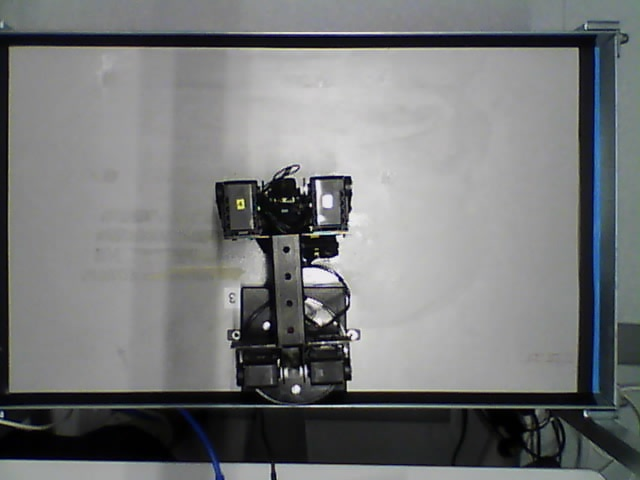
#> input picture python_modules/baggrund.jpeg, 640 x 480 px
$ python testObjectDetection.py baggrund.jpeg
#> lines starting #> are read from the running program, lines starting #| are printed output that depends on the picture; after the words box and inside, x2 and y2 are one past the last pixel; in counts of white or black regions, pixels touching at a corner belong together
### python_modules/objectDetection.py
import cv2
import os
import sys
import numpy as np

class Circle:
    def __init__(self, x, y, radius):
        self.x = x
        self.y = y
        self.radius = radius

# We should have some validation rules:
# Exclude objects out of bounds
# If we find more circles/crosses than pieces we need to exclude the
# worst entries...

class ObjectDetector:
    def __init__(self, image_path , debug = False):
        self.debug = debug
        self.load_image(image_path)

    def load_image(self, path):
        self.image = get_from_file(path)
#> in get_from_file, returned value is the input picture: shape (480, 640, 3); mean B, G, R 120.1, 119.4, 117.5
        self.image_gray = get_gray_image(self.image)
#> in get_gray_image, `gray_image = cv2.cvtColor(image, cv2.COLOR_BGR2GRAY)`:
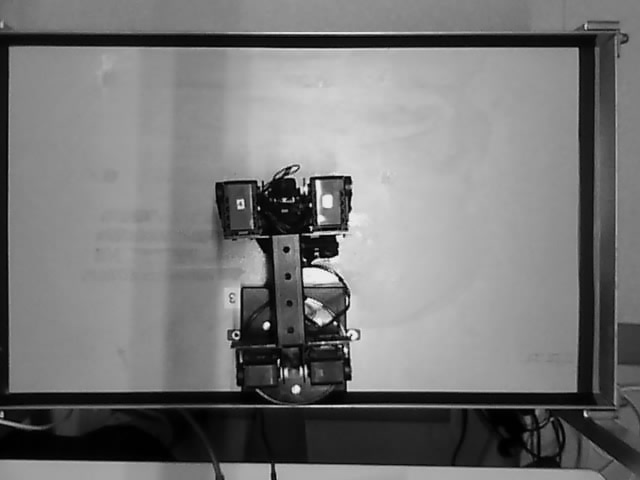
#> gray_image: shape (480, 640); min 0, max 254, mean 118.9
        if self.debug:
            displayImg(self.image)
            displayImg(self.image_gray)

    # Find circles using cv2.HoughCircles. Fixed params for now
    # [25 lines left out: function find_circles_hough, not called in this run]

    def find_crosses_black(self, black_thresh = 75, passes=1):
#> called with black_thresh = 75, passes = 3
        img = self.image.copy()
        gray = self.image_gray.copy()

        blur = cv2.medianBlur(gray, 5)

        results = []

        for i in range(passes):
            thresh = cv2.threshold(blur, black_thresh + i*20, 255, cv2.THRESH_BINARY_INV)[1]
            #t2 = cv2.adaptiveThreshold(blur, 255, cv2.ADAPTIVE_THRESH_GAUSSIAN_C, cv2.THRESH_BINARY, 11, 2)
            kernel = cv2.getStructuringElement(cv2.MORPH_ELLIPSE, (3,3))

            o = cv2.morphologyEx(thresh, cv2.MORPH_OPEN, kernel, iterations=1)
            #o2 = cv2.morphologyEx(t2, cv2.MORPH_OPEN, kernel, iterations=1)

            contours, hierarchy = cv2.findContours(o, cv2.RETR_TREE, cv2.CHAIN_APPROX_SIMPLE)

            contour_result = o.copy()
            contour_result = cv2.cvtColor(contour_result, cv2.COLOR_GRAY2BGR)
            i = 0

            circles = []

            # Iterate through contours and try to find crosses with appropriate radius
            for contour in contours:
                print(i)
                i += 1
                arclength = cv2.arcLength(contour, False)
                area = cv2.contourArea(contour)
                # if(area < 180): continue
                # Calculate the center and radius of the circle
                (x, y), radius = cv2.minEnclosingCircle(contour)
                center = (int(x), int(y))
                radius = int(radius)


                # Check for a black hole in the middle
                # Assuming the center pixel represents the hole
                center_value = o[int(y), int(x)]
                print("arc: ", arclength, ", area: ", area, " convex: ", cv2.isContourConvex(contour))
                if (100 < arclength < 200) and (700 < area < 1400):  # Assuming black holes have pixel value 0 (adjust if needed)
                        # Draw the circle on the copy of the input image
                        # cv2.circle(white_circles_BGR, center, radius, (0, 0, 255), 2)
                        if self.debug:
                            # displayContour(contour)
                            cv2.circle(contour_result, center, radius, (255, 0, 0), 2)
                        circles.append(Circle(x, y, radius))

                results.append(circles)

            if self.debug:
                displayImg(thresh)
                displayImg(o)
                displayImg(contour_result)
#> this loop made 3 passes
#> pass 1, in find_crosses_black, `thresh = cv2.threshold(blur, black_thresh + i*20, 255, cv2.THRESH_BINA..`:
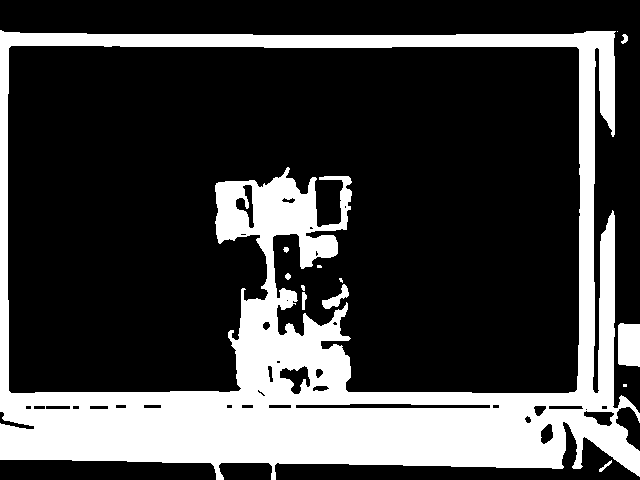
#> thresh: shape (480, 640); 25.9% white; 13 white regions (5 under 20 px), largest, box (x1, y1, x2, y2) and area: (0, 30, 640, 480) 78152, (618, 323, 640, 367) 920, (322, 284, 349, 309) 257
#> pass 1, in displayImg (call 5), `cv2.imshow(name, img)`:
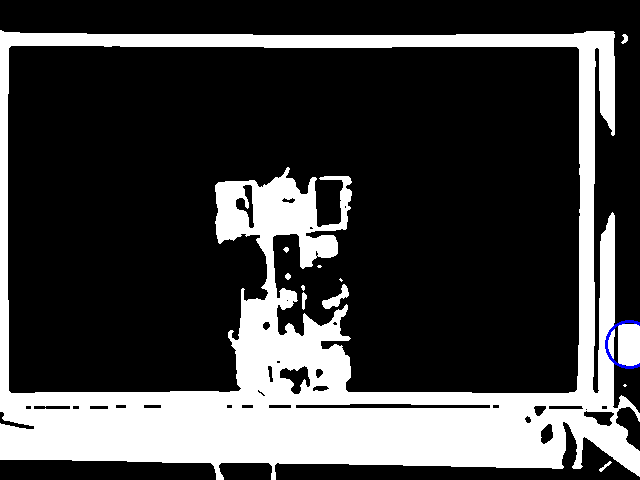
#> window 'img': shape (480, 640, 3); mean B, G, R 66.1, 65.9, 65.9
#> after the loop:
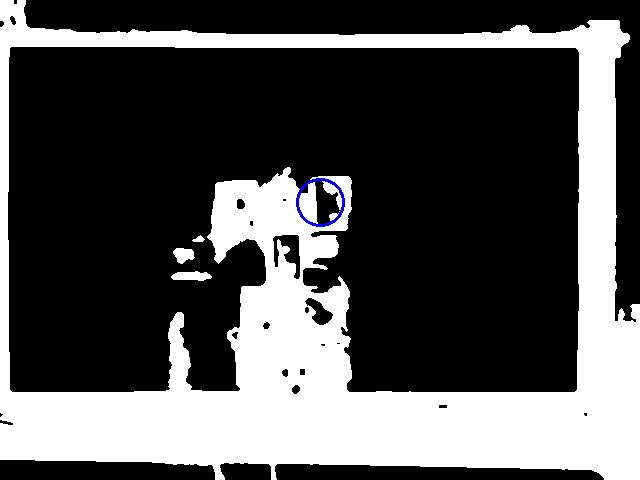
#> contour_result: shape (480, 640, 3); mean B, G, R 82.3, 82, 82
#> after the loop:
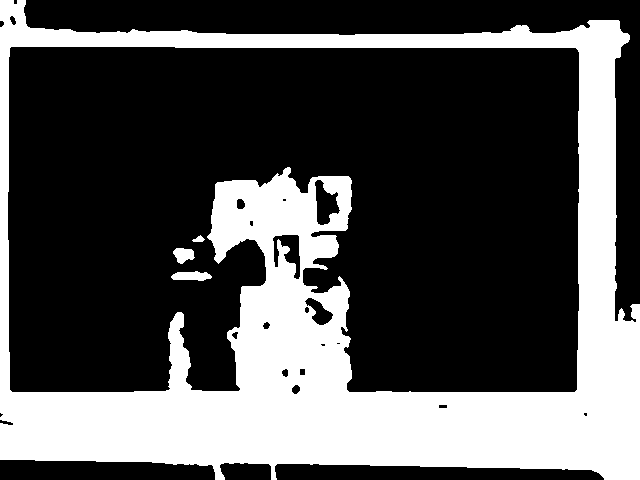
#> o: shape (480, 640); 32.3% white; 4 white regions, box (x1, y1, x2, y2) and area: (0, 0, 640, 480) 98544, (171, 271, 212, 281) 298, (173, 248, 195, 264) 241, (192, 235, 205, 242) 53
#> after the loop: thresh: shape (480, 640); 32.3% white; 9 white regions (5 under 20 px), largest, box (x1, y1, x2, y2) and area: (0, 0, 640, 480) 98581, (171, 271, 212, 281) 299, (173, 248, 195, 264) 242, (191, 235, 205, 242) 56
#> after the loop, results = 106 items
                # displayImg(t2)


    # [80 lines left out: functions find_circles_adaptive, get_from_webcam, not called in this run]

def get_from_file(filename):
    print "try fetch from file..."
    return cv2.imread(filename)

# Convert image to grayscale
def get_gray_image(image):
    gray_image = cv2.cvtColor(image, cv2.COLOR_BGR2GRAY)
    return gray_image

# [81 lines left out: functions from_pixel_to_cm, group_lines, average_line, displayContour, not called in this run]

# Display a single image. Does not automatically kill window unless killafter
# Is set to a positive value
def displayImg(img, name = "img", destroyOtherWindows = True, killafter = 0):
    if(destroyOtherWindows): cv2.destroyAllWindows()
    cv2.namedWindow(name)        # Create a named window
    cv2.moveWindow(name, 40,30)  # Move it to (40,30)
    cv2.imshow(name, img)
    cv2.waitKey(killafter)

# [4 lines left out: function showCannyEdges, not called in this run]

### python_modules/testObjectDetection.py
import sys

from objectDetection import ObjectDetector


img_path = sys.argv[1]

print("Hello")

od = ObjectDetector(image_path=img_path, debug=True)
#od.load_image(img_path)
# od.find_circles_adaptive()
# od.find_circles_hough()
od.debug = True
od.find_crosses_black(passes=3)
